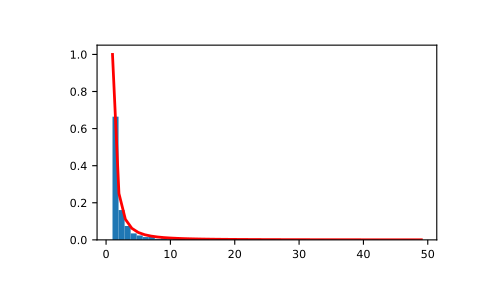

Write Python code to recreate this figure.
# Draw samples from the distribution:

a = 2. # parameter
s = np.random.zipf(a, 1000)

# Display the histogram of the samples, along with
# the probability density function:

import matplotlib.pyplot as plt
from scipy import special

# Truncate s values at 50 so plot is interesting:

count, bins, ignored = plt.hist(s[s<50], 50, density=True)
x = np.arange(1., 50.)
y = x**(-a) / special.zetac(a)
plt.plot(x, y/max(y), linewidth=2, color='r')
plt.show()
